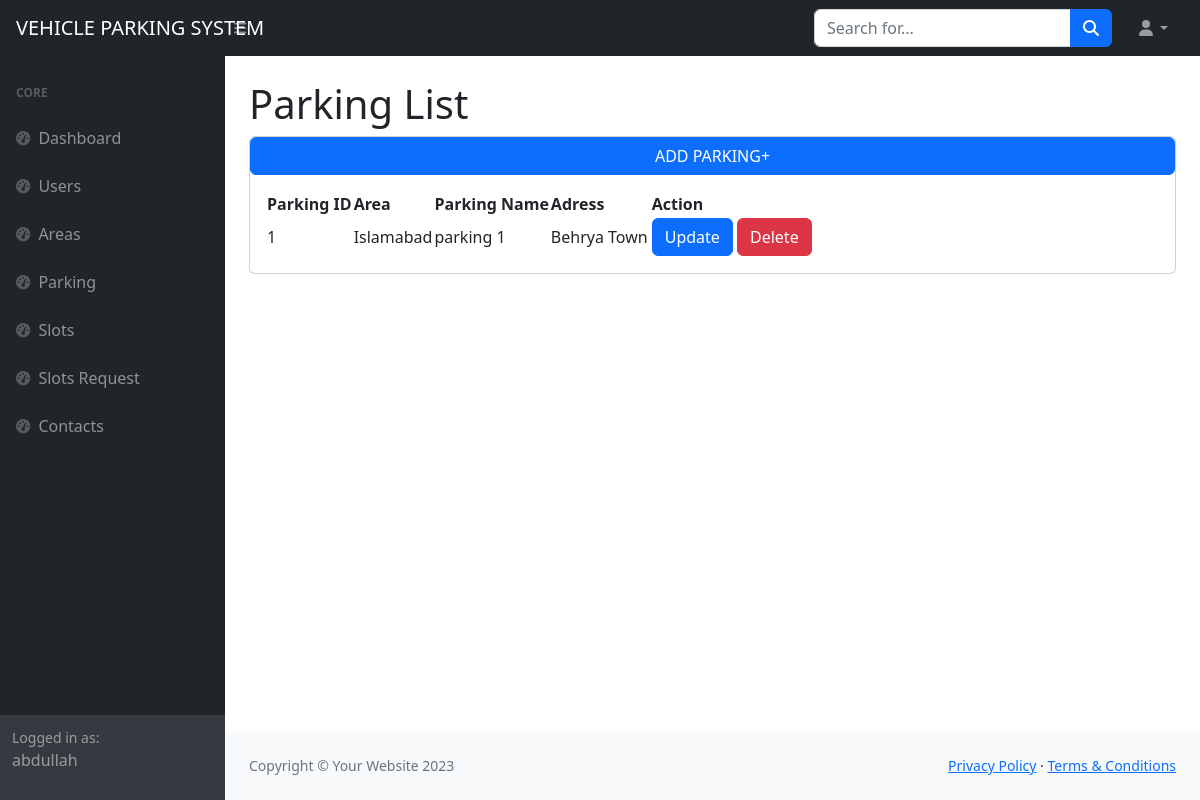
/backend/parking_list/ (signed in), run on the app's committed database.
### accountss/models.py (models this page shows)
class CustomUser(AbstractUser):
    USERNAME_FIELD = 'email'
    username = models.CharField(max_length=150, unique=False)
    email = models.EmailField(unique=True,default=True)
    is_admin = models.BooleanField(default=True)
    is_customer = models.BooleanField(default=False)
    forget_password_token = models.CharField(max_length=1000,blank=True,null=True)
    REQUIRED_FIELDS = [] # removes email from REQUIRED_FIELDS

### backend/models.py (models this page shows)
class Parking(models.Model):
    area = models.ForeignKey(Area, on_delete=models.CASCADE,null=True)
    name = models.CharField(max_length=200 , default=True)
    address = models.CharField(max_length=300 , default=True)

class Area(models.Model):
    country = models.CharField(max_length=100 , default=True)
    area_name = models.CharField(max_length=100 , default=True)

### accountss/decorators.py (the view)
    def wrapper(request, *args, **kwargs):
        if request.user.is_authenticated and request.user.is_admin:
            return view_func(request, *args, **kwargs)
        else:
            return redirect('admin_login')

### backend/views.py (called while the page is built)
@backend_required
def parking_list(request):
    parking = Parking.objects.all()
    return render(request,'admin_site/parking/parking_list.html',context={'parkings':parking})

### templates/admin_site/parking/parking_list.html
{% extends 'admin_site/base.html' %}
{% block content %}
<div id="layoutSidenav_content">
    <main>
        <div class="container-fluid px-4">
            <h1 class="mt-4">Parking List</h1>
            <div class="card mb-4">
              <a href="{% url 'add_parking' %}" class="btn btn-primary">
                ADD PARKING+
              </a>
                <div class="card-body">
                    <table id="datatablesSimple">
                        <thead>
                            <tr>
                                <th>Parking ID</th>
                                <th>Area</th>
                                <th>Parking Name</th>
                                <th>Adress</th>
                                <th></th>
                                <th>Action</th>
                            </tr>
                        </thead>
                        <tbody>
                           {% for parking in parkings  %}
                             <tr>
                                <td>{{forloop.counter}}</td>
                                <td>{{parking.area.area_name}}</td>
                                <td>{{parking.name}}</td>
                                <td>{{parking.address}}</td>
                                <td></td>
                                <td>
                                    <a href="{% url 'update_parking' parking.id %}" type="button" class="btn btn-primary">
                                        Update
                                      </a>
                                      <a href="{% url 'delete_parking' parking.id %}" type="button" class="btn btn-danger">
                                        Delete
                                      </a>
                                </td>
                            </tr>
                            {% endfor %}
                        </tbody>
                    </table>
                </div>
            </div>
        </div>
    </main>
{% endblock %}

### templates/admin_site/sidebar.html
 <div id="layoutSidenav">
            <div id="layoutSidenav_nav">
                <nav class="sb-sidenav accordion sb-sidenav-dark" id="sidenavAccordion">
                    <div class="sb-sidenav-menu">
                        <div class="nav">
                            <div class="sb-sidenav-menu-heading">Core</div>
                            <a class="nav-link" href="{% url 'index' %}">
                                <div class="sb-nav-link-icon"><i class="fas fa-tachometer-alt"></i></div>
                                Dashboard
                            </a>
                            <a class="nav-link" href="{% url 'user_list' %}">
                                <div class="sb-nav-link-icon"><i class="fas fa-tachometer-alt"></i></div>
                                Users
                            </a>
                            <a class="nav-link" href="{% url 'area_list' %}">
                                <div class="sb-nav-link-icon"><i class="fas fa-tachometer-alt"></i></div>
                                Areas
                            </a>
                            <a class="nav-link" href="{% url 'parking_list' %}">
                                <div class="sb-nav-link-icon"><i class="fas fa-tachometer-alt"></i></div>
                                Parking
                            </a>
                            <a class="nav-link" href="{% url 'slots_list' %}">
                                <div class="sb-nav-link-icon"><i class="fas fa-tachometer-alt"></i></div>
                                Slots
                            </a>
                            <a class="nav-link" href="{% url 'slots_request' %}">
                                <div class="sb-nav-link-icon"><i class="fas fa-tachometer-alt"></i></div>
                                Slots Request
                            </a>
                            <a class="nav-link" href="{% url 'contact_list' %}">
                                <div class="sb-nav-link-icon"><i class="fas fa-tachometer-alt"></i></div>
                                Contacts
                            </a>
                        </div>
                    </div>
                    <div class="sb-sidenav-footer">
                        <div class="small">Logged in as:</div>
                        {% if user.is_authenticated %}
                        <p>{{request.user.username}}</p>
                        {% endif %}
                    </div>
                </nav>
            </div>

### data on the page
CustomUser: user.username "abdullah"
Parking: area.area_name "Islamabad", name "parking 1", address "Behrya Town"
